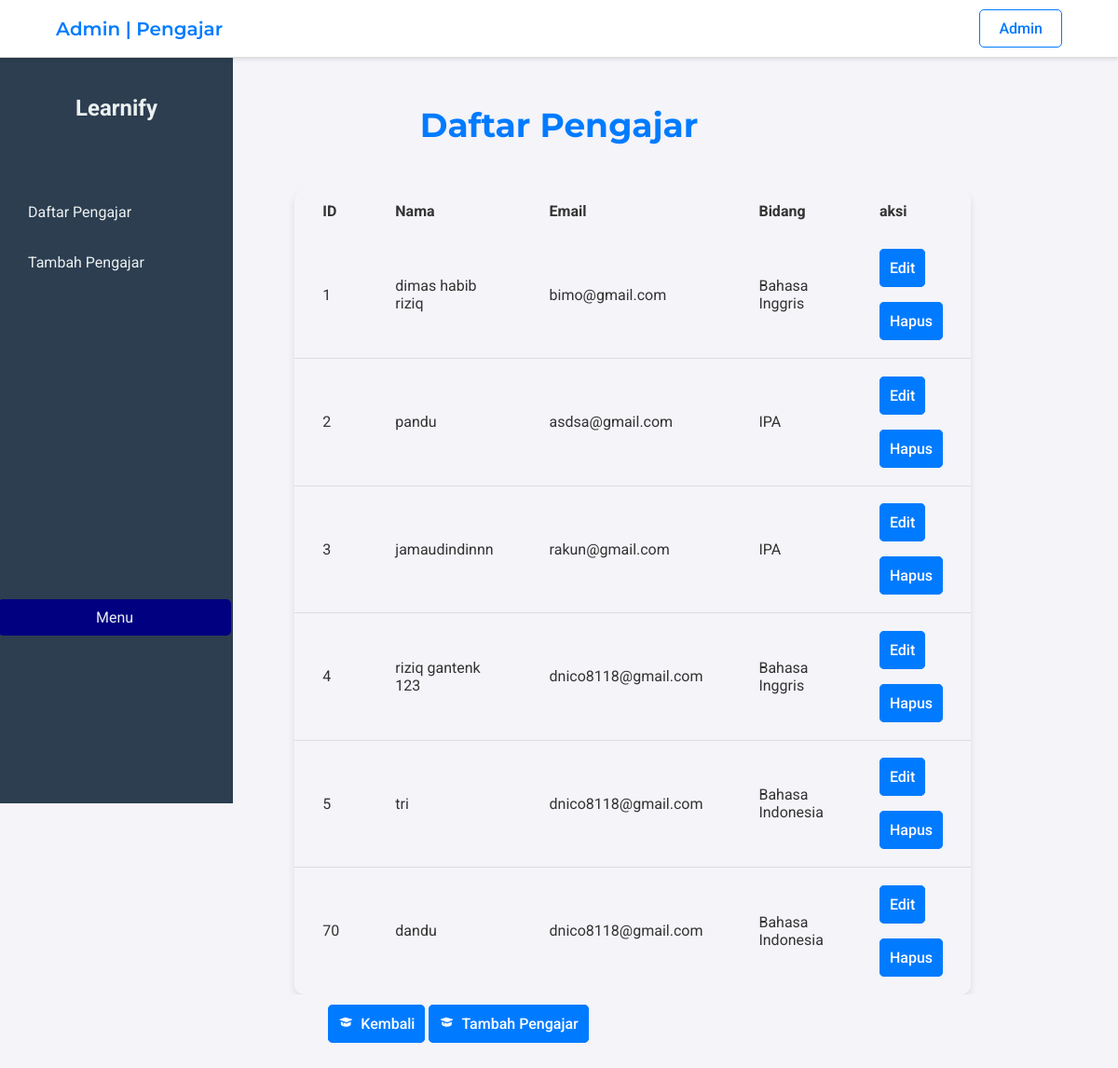
Page /pengajar.php on the committed database.
### tables this page shows
CREATE TABLE `pengajar` (
  `teacher_id` int(11) NOT NULL,
  `username` varchar(50) NOT NULL,
  `password` varchar(255) NOT NULL,
  `email` varchar(100) NOT NULL,
  `full_name` varchar(100) NOT NULL,
  `bidang` varchar(100) DEFAULT NULL
);

### pengajar.php (the view, shortened to what this page needs)
<!DOCTYPE html>
<html lang="en">
<head>
    <link href='https://unpkg.com/boxicons@2.1.1/css/boxicons.min.css' rel='stylesheet'>
</head>
<body>
    <header>
        <div class="container">
            <div class="logo">
                <h1>Admin | Pengajar</a></h1>
            </div>
            <div class="auth">
                <a>Admin</a>
            </div>
        </div>
    </header>
        <div class="sidebar">
        <h2>Learnify</h2>
        <br>
        <br>
        <ul>
            <li><a href="pengajar.php" class="active">Daftar Pengajar</a></li>
            <li><a href="tambah_pengajar.php">Tambah Pengajar</a></li>
        </ul>
        <div class="logout">
            <a href="menu.php" style="display: block; text-align: center; padding: 10px; background-color: navy; color: #ecf0f1; border-radius: 5px; text-decoration: none;">Menu</a>
        </div>
    </div>
<main>
    <section class="content-section">
    <h2>Daftar Pengajar</h2>
        <div class="container">
            <div class="table-container">
                <table class="table">
                    <thead>
                        <tr>
                            <th>ID</th>
                            <th>Nama</th>
                            <th>Email</th>
                            <th>Bidang</th>
                            <th>aksi</th>
                        </tr>
                        <?php
                include "config.php";
                $ambil_data = mysqli_query($mysqli, "SELECT * FROM pengajar");
                while ($data = mysqli_fetch_array($ambil_data)) {
            ?>
                    </thead>
                    <tbody>
                        <tr>
                        <td><?php echo $data['teacher_id']; ?></td>
                        <td><?php echo $data['full_name']; ?></td>
                        <td><?php echo $data['email']; ?></td>
                        <td><?php echo $data['bidang']; ?></td>
                        <td>
                            <a href="edit_pengajar.php?teacher_id=<?php echo $data['teacher_id']; ?>" class="btn">Edit</a>
                            <br>
                            <br>
                            <br>
                            <a href="hapus_pengajar.php?teacher_id=<?php echo $data['teacher_id']; ?>" onclick="return confirm('Apakah Anda yakin ingin menghapus pengajar ini?') " class="btn">Hapus</a>
                        </td>
                        </tr>
                        <?php } ?>
                    </tbody>
                </table>
            </div>
        </div>
        <div class="add-button">
            <a href="menu.php" class="btn"><i class='bx bxs-graduation'></i>Kembali</a>
            <a href="tambah_pengajar.php" class="btn"><i class='bx bxs-graduation'></i>Tambah Pengajar</a>
</div>
    </section>
</main>

### pengajar.php (style rules this page uses)
body { font-family: 'Roboto', sans-serif; margin: 0; padding: 0; background-color: #f4f4f9; color: #333; }
header { background: #fff; border-bottom: 1px solid #ddd; padding: 10px 0; position: sticky; top: 0; box-shadow: 0 2px 4px rgba(0, 0, 0, 0.1); z-index: 1000; }
.container { display: flex; justify-content: space-between; align-items: center; width: 90%; margin: 0 auto; }
.logo h1 { margin: 0; color: #007BFF; font-family: 'Montserrat', sans-serif; font-weight: 550; font-size: 20px; }
.auth { display: flex; gap: 15px; }
.auth a { text-decoration: none; color: #007BFF; font-weight: 500; padding: 10px 20px; transition: background-color 0.3s ease, color 0.3s ease; border-radius: 5px; border: 1px solid #007BFF; }
.content-section { width: 90%; margin: 50px auto; }
.content-section h2 { font-family: 'Montserrat', sans-serif; font-size: 36px; margin-bottom: 20px; color: #007BFF; text-align: center; }
.table-container { overflow-x: auto; display: flex; justify-content: center; margin-left: 17%; margin-top:3%; }
.table { width: 90%; max-width: 1000px; margin: 0 auto; border-collapse: collapse; border-radius: 10px; overflow: hidden; box-shadow: 0 4px 8px rgba(0, 0, 0, 0.1); padding-left: 90% }
.table td { padding: 30px; text-align: left; border-bottom: 1px solid #ddd; }
.table th { background-color: #f4f4f9; color: #333; text-align: left; padding: 12px 30px; }
.add-button { text-align: center; margin-top: 2%; margin-right: 20%; }
.btn { text-decoration: none; color: #fff; font-weight: 500; padding: 10px 10px; transition: background-color 0.3s ease, color 0.3s ease; border-radius: 5px; background-color: #007BFF; border: 1px solid #007BFF; align-items: center; }
.btn i { margin-right: 8px; }
.sidebar { width: 250px; height: 100vh; background-color: #2c3e50; padding: 20px; box-sizing: border-box; position: fixed; }
.sidebar h2 { color: #ecf0f1; text-align: center; }
.sidebar ul { list-style: none; padding: 0; margin-top: 20px; }
.sidebar ul li { margin: 15px 0; }
.sidebar ul li a { color: #ecf0f1; text-decoration: none; display: block; padding: 10px; border-radius: 5px; transition: background 0.3s; }
.sidebar .logout { position: absolute; bottom: 20px; width: 100%; margin-bottom: 10rem; right: 2px; }

### rows in the picture
pengajar: teacher_id "1", full_name "dimas habib riziq", email "bimo@gmail.com", bidang "Bahasa Inggris"
pengajar: teacher_id "2", full_name "pandu", email "asdsa@gmail.com", bidang "IPA"
pengajar: teacher_id "3", full_name "jamaudindinnn", email "rakun@gmail.com", bidang "IPA"
pengajar: teacher_id "4", full_name "riziq gantenk 123", email "dnico8118@gmail.com", bidang "Bahasa Inggris"
pengajar: teacher_id "5", full_name "tri", email "dnico8118@gmail.com", bidang "Bahasa Indonesia"
pengajar: teacher_id "70", full_name "dandu", email "dnico8118@gmail.com", bidang "Bahasa Indonesia"
